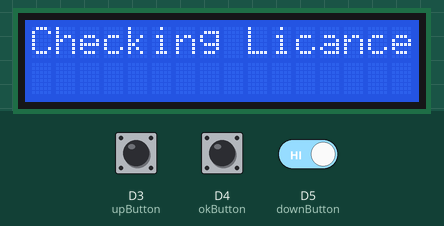
Bench run of a sketch on a simulated ESP8266 (NodeMCU). Shown: 16×2 character LCD. The inputs (shaded band) are chosen by the test bench; at power-on: D5 (downButton) HIGH, D3 (upButton) HIGH, D4 (okButton) HIGH. A WiFi scan finds three made-up networks.

Above: at 4.1 s.
At 12.5 s:
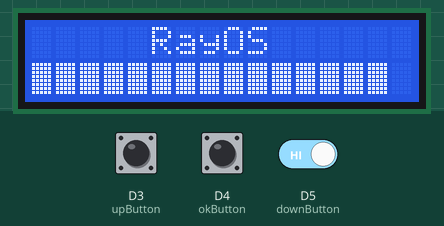
12.6 s: D5 (downButton) driven HIGH
At 16.3 s:
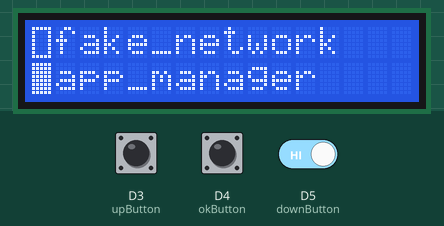
Timing chart, 0 to 17.8 s (numbered marks = the images above; inputs shaded):
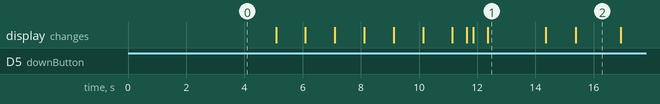

The sketch:

RayOS.ino
```cpp
#include <ESP8266WiFi.h>
#include <LiquidCrystal_I2C.h>

#define upButton D3
#define okButton D4
#define downButton D5

int networkCount = WiFi.scanNetworks();
int networkCount2 = WiFi.scanNetworks();

byte unselectedBox[8] = {
  0b11111,
  0b10001,
  0b10001,
  0b10001,
  0b10001,
  0b10001,
  0b10001,
  0b11111
};

byte selectedBox[8] = {
  0b11111,
  0b11111,
  0b11111,
  0b11111,
  0b11111,
  0b11111,
  0b11111,
  0b11111
};

LiquidCrystal_I2C lcd(0x27, 16,2);
void setup() {
  lcd.begin();

  pinMode(upButton, INPUT_PULLUP);
  pinMode(okButton, INPUT_PULLUP);
  pinMode(downButton, INPUT_PULLUP);

  lcd.createChar(0, unselectedBox);
  lcd.createChar(1, selectedBox);
}

void Desktop() {
  int okButton_d = digitalRead(okButton);
  int upButton_d = digitalRead(upButton);
  int downButton_d = digitalRead(downButton);

  if (downButton_d == 1) {
    lcd.clear();

    lcd.setCursor(0, 0);
    lcd.write(0);
    lcd.print("fake_network");

    lcd.setCursor(0, 1);
    lcd.write(1);
    lcd.print("app_manager");

    delay(1500);

    int okButton_d = digitalRead(okButton);
    int upButton_d = digitalRead(upButton);
    int downButton_d = digitalRead(downButton);

    if (okButton_d == 1) {
      lcd.clear();

      lcd.setCursor(0, 0);
      lcd.write(1);
      lcd.print("wifi_scanner");

      lcd.setCursor(0, 1);
      lcd.write(0);
      lcd.print("settings");

      int okButton_d = digitalRead(okButton);
      int upButton_d = digitalRead(upButton);
      int downButton_d = digitalRead(downButton);

      if (okButton_d == 1) {
        lcd.setCursor(0, 3);
        lcd.print("Scanning..");

        lcd.setCursor(0, 1);
        lcd.write(1);
        lcd.setCursor(1, 1);
        lcd.write(1);
        delay(1000);

        lcd.setCursor(2, 1);
        lcd.write(1);
        lcd.setCursor(3, 1);
        lcd.write(1);
        delay(500);

        lcd.setCursor(4, 1);
        lcd.write(1);
        lcd.setCursor(5, 1);
        lcd.write(1);
        lcd.setCursor(6, 1);
        lcd.write(1);
        lcd.setCursor(7, 1);
        lcd.write(1);
        delay(200);

        lcd.setCursor(8, 1);
        lcd.write(1);
        lcd.setCursor(9, 1);
        lcd.write(1);
        lcd.setCursor(10, 1);
        lcd.write(1);
        lcd.setCursor(11, 1);
        lcd.write(1);
        delay(500);

        lcd.setCursor(12, 1);
        lcd.write(1);
        lcd.setCursor(13, 1);
        lcd.write(1);
        lcd.setCursor(14, 1);
        lcd.write(1);
        delay(2000);

        lcd.setCursor(15, 1);
        lcd.write(1);
        delay(1000);

        lcd.clear();

        lcd.setCursor(0, 0);
        lcd.print("2 WiFi finded!");
        delay(1500);

        lcd.clear();

        lcd.setCursor(0,0);
        lcd.print("1: ");
        lcd.print(networkCount);

        lcd.setCursor(0,1);
        lcd.print("2: ");
        lcd.print(networkCount2);

        delay(2500);

        if (downButton_d == 1) {
          int okButton_d = digitalRead(okButton);
          int upButton_d = digitalRead(upButton);
          int downButton_d = digitalRead(downButton);

          if (okButton_d == 1) {
            lcd.clear();

            lcd.setCursor(0, 0);
            lcd.print("BHt v1.3 YLicane");

            lcd.setCursor(0, 0);
            lcd.print("RayOS v1.0");

            delay(5000);
          }
        }
      }
    }
  }

  okButton_d = digitalRead(okButton);
  upButton_d = digitalRead(upButton);
  downButton_d = digitalRead(downButton);

  if (okButton_d == 1) {
    delay(1500);

    lcd.clear();

    lcd.setCursor(0, 0);
    lcd.print("create:fake wifi");

    lcd.setCursor(0, 1);
    lcd.print(".");
    delay(1000);

    lcd.setCursor(0, 1);
    lcd.print("..");
    delay(1000);

    lcd.setCursor(0, 1);
    lcd.print("...");
    delay(1000);

    const char* fake_ssid = "FreeWiFi_5G";

    WiFi.mode(WIFI_AP);
    WiFi.softAP(fake_ssid);

    lcd.clear();

    lcd.setCursor(0, 0);
    lcd.print("fake wifi was");

    lcd.setCursor(0, 1);
    lcd.print("Created!");

    delay(2000);
    lcd.clear();

    lcd.setCursor(0, 0);
    lcd.print("ssid:");

    lcd.setCursor(0, 1);
    lcd.print(fake_ssid);

  }

  delay(5000);
  lcd.clear();
}

void boot() {
  lcd.setCursor(0,0);
  lcd.print("Checking Licance");
  delay(1000);

  lcd.setCursor(0, 1);
  lcd.print(".");
  delay(1000);

  lcd.setCursor(0, 1);
  lcd.print("..");
  delay(1000);

  lcd.setCursor(0, 1);
  lcd.print("...");
  delay(1000);

  lcd.clear();

  lcd.setCursor(0,0);
  lcd.print("RayOS is being prepared.");
  delay(1000);

  lcd.clear();
  delay(1000);

  lcd.setCursor(5, 0);
  lcd.print("RayOS");

  lcd.setCursor(0, 1);
  lcd.write(1);
  lcd.setCursor(1, 1);
  lcd.write(1);
  delay(1000);

  lcd.setCursor(2, 1);
  lcd.write(1);
  lcd.setCursor(3, 1);
  lcd.write(1);
  delay(500);

  lcd.setCursor(4, 1);
  lcd.write(1);
  lcd.setCursor(5, 1);
  lcd.write(1);
  lcd.setCursor(6, 1);
  lcd.write(1);
  lcd.setCursor(7, 1);
  lcd.write(1);
  delay(200);

  lcd.setCursor(8, 1);
  lcd.write(1);
  lcd.setCursor(9, 1);
  lcd.write(1);
  lcd.setCursor(10, 1);
  lcd.write(1);
  lcd.setCursor(11, 1);
  lcd.write(1);
  delay(500);

  lcd.setCursor(12, 1);
  lcd.write(1);
  lcd.setCursor(13, 1);
  lcd.write(1);
  lcd.setCursor(14, 1);
  lcd.write(1);
  delay(2000);

  lcd.setCursor(15, 1);
  lcd.write(1);
  delay(1000);

  lcd.clear();
}

void loop() {
  boot();
  Desktop();

}
```
